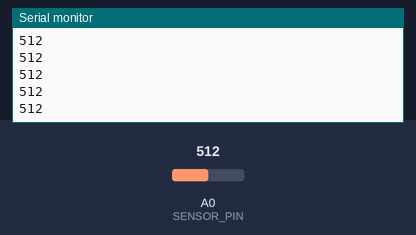
Recording of a sketch running on a simulated Arduino Uno, built with avr-gcc and run on an emulated ATmega328P. Shown: the last lines printed to the serial monitor. The inputs (shaded band) are chosen by the test bench; at power-on: A0 (SENSOR_PIN) = 512.

Above: at 1.2 s.
1.3 s: A0 (SENSOR_PIN) set to 716
At 1.31 s:
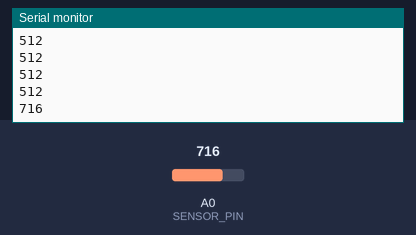
2.8 s: A0 (SENSOR_PIN) set to 900
At 2.81 s:
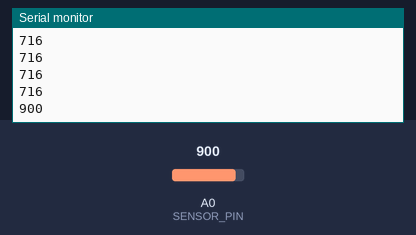
Timing chart, 0 to 5.8 s (numbered marks = the images above; inputs shaded):
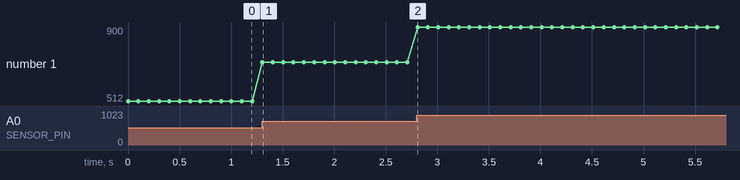

Measured:
- after the input at 1.3 s, the serial monitor: prints a new line at once (image 1)
- after the input at 2.8 s, the serial monitor: prints a new line at once (image 2)
- plotted number 1: 512 → 716 after the input at 1.3 s, 716 → 900 after the input at 2.8 s

The sketch:

my_analog_read.ino
```cpp
/**
 * Update TBD
 */

const unsigned int SENSOR_PIN = A0;      // select the input pin for the potentiometer
const unsigned int PAUSE_DURATION = 100; // in milliseconds

void setup() {
  Serial.begin(9600);
}

void loop() {
  unsigned int sensorValue = 0;
  // read the value from the sensor:
  sensorValue = analogRead(SENSOR_PIN);
  Serial.println(sensorValue);
  delay(PAUSE_DURATION);
}
```
